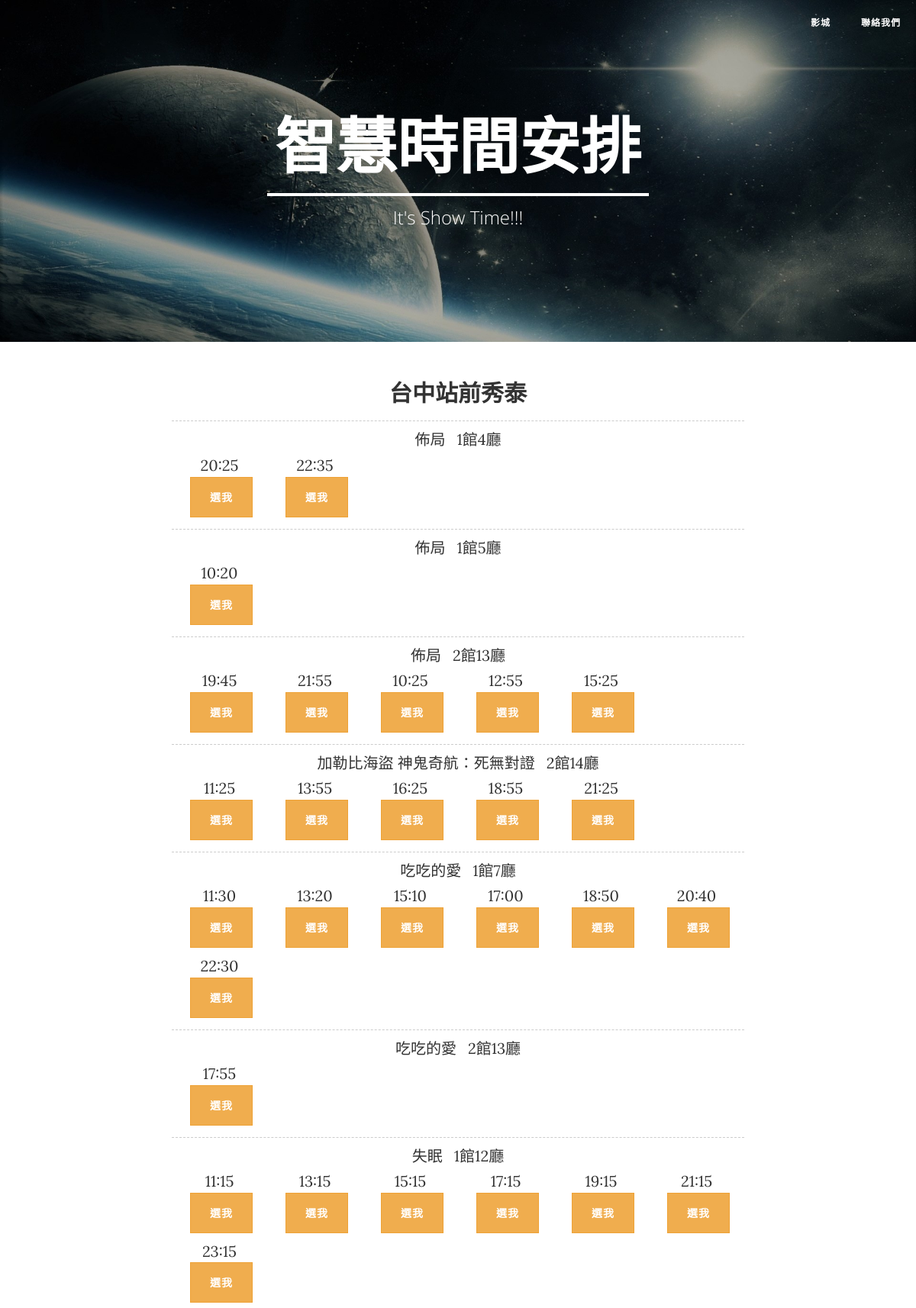
The page /timetable/53/台中站前秀泰 (upper part) on the database its author committed.
### main/models.py (models this page shows, shortened)
class Theater(models.Model):
	theater_name = models.CharField(max_length=30)
	theater_phone = models.CharField(max_length=15, blank=True)
	theater_loc = models.CharField(max_length=100, blank=True)
	theater_id = models.IntegerField()
	theater_url = models.CharField(max_length=200, blank=True)

class MoiveTimeTable(models.Model):
	movie_name = models.CharField(max_length=100)
	movie_loc = models.CharField(max_length=100)
	movie_date = models.CharField(max_length=100, blank=True)
	movie_time = models.CharField(max_length=100, blank=True)
	movie_info = models.ForeignKey(Movie, null=True)
	theater = models.ForeignKey(Theater, null=True)

### main/views.py (the view)
# urls.py: url(r'^timetable/(?P<id>\d+)/(?P<name>\S+)', views.timetable, name='timetable'),
def timetable(request, id, name):
	t = Theater.objects.filter(theater_id=id)
	movie = MoiveTimeTable.objects.filter(theater=t[0]).order_by('movie_name')
	movie_list = []
	movie_list_time = []
	for mlist in movie:
		if ((movie_list.count(mlist.movie_name)==0 and movie_list.count(mlist.movie_loc)==0)or movie_list.count(mlist.movie_loc)==0):
			movie_list_time.append(movie_list)
			movie_list = []
			movie_list.append(mlist.movie_name)
			movie_list.append(mlist.movie_loc)
		movie_list.append(mlist.movie_time)
	movie_list_time.append(movie_list)
	del movie_list_time[0]
	return render(request, 'timetable.html',{
		'movie_time':movie_list_time,
		'id':id,
		'name':name,
		})

### main/templates/timetable.html
{% extends "layout/base.html" %}
{% load static %}
{% block content %}
	<header class="intro-header" style="background-image: url({% static 'img/post-bg.jpg' %})">
        <div class="container">
            <div class="row">
                <div class="col-lg-8 col-lg-offset-2 col-md-10 col-md-offset-1">
                    <div class="page-heading">
                        <h1>智慧時間安排</h1>
                        <hr class="small">
                        <h2 class="subheading">It's Show Time!!!</h2>
                    </div>
                </div>
            </div>
        </div>
    </header>
    <h2 align="center">{{name}}</h2>
    {% include "layout/content-con.html" %}
{% endblock %}

### main/templates/layout/content-con.html (shortened to what this page needs)
{% load static %}
<article>
    <div class="container">
        <div class="row">
            <div class="col-lg-8 col-lg-offset-2 col-md-10 col-md-offset-1">
                {% for m in movie_time %}
                    <table class="hidden-xs" style="width: 100%; margin-top: 10px;">
                        <tbody>
                            <tr>
                                <td colspan="7" style="border-top: 1px dashed rgb(204, 204, 204); padding-top: 10px;">
                                    <span style="margin-right: 15px;">{{m.0}}</span>{{m.1}}
                                </td>
                            </tr>
                            <tr style="padding-top: 5px;">
                                {% if m.2 %}
                                <td style="width: 14%; padding: 5px 0px; text-align: center; vertical-align: middle; left center no-repeat;">
                                    <div>
                                        {{m.2 }}
                                        <button class="btn btn-warning btn-xs" style="vertical-align: bottom; margin-left: 5px;"  onclick="location.href='{% url 'abouts' id m.2 m.0 %}'">
                                        選我
                                        </button>
                                    </div>
                                </td>
                                {% else %}
                                 <td style="width: 14%; padding: 5px 0px; text-align: center; vertical-align: middle; background: url(&quot;../img/bg_time.gif&quot;) left center no-repeat;">
                                    <div>
                                    </div>
                                </td>
                                {% endif %}
                                {% if m.3 %}
                                <td style="width: 14%; padding: 5px 0px; text-align: center; vertical-align: middle; background: url(&quot;../img/bg_time.gif&quot;) left center no-repeat;">
                                    <div>
                                        {{m.3 }}
                                        <button class="btn btn-warning btn-xs" style="vertical-align: bottom; margin-left: 5px;"  onclick="location.href='{% url 'abouts' id m.3 m.0 %}'">
                                        選我
                                        </button>
                                    </div>
                                </td>
                                {% else %}
                                 <td style="width: 14%; padding: 5px 0px; text-align: center; vertical-align: middle; background: url(&quot;../img/bg_time.gif&quot;) left center no-repeat;">
                                </td>
                                {% endif %}
                                {% if m.4 %}
                                <td style="width: 14%; padding: 5px 0px; text-align: center; vertical-align: middle; background: url(&quot;../img/bg_time.gif&quot;) left center no-repeat;">
                                    <div>
                                        {{m.4 }}
                                        <button class="btn btn-warning btn-xs" style="vertical-align: bottom; margin-left: 5px;"  onclick="location.href='{% url 'abouts' id m.4 m.0 %}'">
                                        選我
                                        </button>
                                    </div>
                                </td>
                                {% else %}
                                 <td style="width: 14%; padding: 5px 0px; text-align: center; vertical-align: middle; background: url(&quot;../img/bg_time.gif&quot;) left center no-repeat;">
                                </td>
                                {% endif %}
                                {% if m.5 %}
                                <td style="width: 14%; padding: 5px 0px; text-align: center; vertical-align: middle; background: url(&quot;../img/bg_time.gif&quot;) left center no-repeat;">
                                    <div>
                                        {{m.5 }}
                                        <button class="btn btn-warning btn-xs" style="vertical-align: bottom; margin-left: 5px;"  onclick="location.href='{% url 'abouts' id m.5 m.0 %}'">
                                        選我
                                        </button>
                                    </div>
                                </td>
                                {% else %}
                                 <td style="width: 14%; padding: 5px 0px; text-align: center; vertical-align: middle; background: url(&quot;../img/bg_time.gif&quot;) left center no-repeat;">
                                </td>
                                {% endif %}
                                {% if m.6 %}
                                <td style="width: 14%; padding: 5px 0px; text-align: center; vertical-align: middle; background: url(&quot;../img/bg_time.gif&quot;) left center no-repeat;">
                                    <div>
                                        {{m.6 }}
                                        <button class="btn btn-warning btn-xs" style="vertical-align: bottom; margin-left: 5px;"  onclick="location.href='{% url 'abouts' id m.6 m.0 %}'">
                                        選我
                                        </button>
                                    </div>
                                </td>
                                {% else %}
                                 <td style="width: 14%; padding: 5px 0px; text-align: center; vertical-align: middle; background: url(&quot;../img/bg_time.gif&quot;) left center no-repeat;">
                                </td>
                                {% endif %}
                                {% if m.7 %}
                                <td style="width: 14%; padding: 5px 0px; text-align: center; vertical-align: middle; background: url(&quot;../img/bg_time.gif&quot;) left center no-repeat;">
                                    <div>
                                        {{m.7 }}
                                        <button class="btn btn-warning btn-xs" style="vertical-align: bottom; margin-left: 5px;"  onclick="location.href='{% url 'abouts' id m.7 m.0 %}'">
                                        選我
                                        </button>
                                    </div>
                                </td>
                                {% else %}
                                <td style="width: 14%; padding: 5px 0px; text-align: center; vertical-align: middle; background: url(&quot;../img/bg_time.gif&quot;) left center no-repeat;">
                                </td>
                                {% endif %}
                            </tr>
                            {% if m.8 %}
                            <tr style="padding-top: 5px;">
                                {% if m.8 %}
                                <td style="width: 14%; padding: 5px 0px; text-align: center; vertical-align: middle; background: url(&quot;../img/bg_time.gif&quot;) left center no-repeat;">
                                    <div>
                                        {{m.8 }}
                                        <button class="btn btn-warning btn-xs" style="vertical-align: bottom; margin-left: 5px;"  onclick="location.href='{% url 'abouts' id m.8 m.0 %}'">
                                        選我
                                        </button>
                                    </div>
                                </td>
                                {% else %}
                                 <td style="width: 14%; padding: 5px 0px; text-align: center; vertical-align: middle; background: url(&quot;../img/bg_time.gif&quot;) left center no-repeat;">
                                    <div>
                                    </div>
                                </td>
                                {% endif %}
                                {% if m.9 %}
                                <td style="width: 14%; padding: 5px 0px; text-align: center; vertical-align: middle; background: url(&quot;../img/bg_time.gif&quot;) left center no-repeat;">
                                    <div>
                                        {{m.9 }}
                                        <button class="btn btn-warning btn-xs" style="vertical-align: bottom; margin-left: 5px;"  onclick="location.href='{% url 'abouts' id m.9 m.0 %}'">
                                        選我
                                        </button>
                                    </div>
                                </td>
                                {% else %}
                                 <td style="width: 14%; padding: 5px 0px; text-align: center; vertical-align: middle; background: url(&quot;../img/bg_time.gif&quot;) left center no-repeat;">
                                </td>
                                {% endif %}
                                {% if m.10 %}
                                <td style="width: 14%; padding: 5px 0px; text-align: center; vertical-align: middle; background: url(&quot;../img/bg_time.gif&quot;) left center no-repeat;">
                                    <div>
                                        {{m.10 }}
                                        <button class="btn btn-warning btn-xs" style="vertical-align: bottom; margin-left: 5px;"  onclick="location.href='{% url 'abouts' id m.10 m.0 %}'">
                                        選我
                                        </button>
                                    </div>
                                </td>
                                {% else %}
                                 <td style="width: 14%; padding: 5px 0px; text-align: center; vertical-align: middle; background: url(&quot;../img/bg_time.gif&quot;) left center no-repeat;">
                                </td>
                                {% endif %}
                                {% if m.11 %}
                                <td style="width: 14%; padding: 5px 0px; text-align: center; vertical-align: middle; background: url(&quot;../img/bg_time.gif&quot;) left center no-repeat;">
                                    <div>
                                        {{m.11 }}
                                        <button class="btn btn-warning btn-xs" style="vertical-align: bottom; margin-left: 5px;"  onclick="location.href='{% url 'abouts' id m.11 m.0 %}'">
                                        選我
                                        </button>
                                    </div>
                                </td>
                                {% else %}
                                 <td style="width: 14%; padding: 5px 0px; text-align: center; vertical-align: middle; background: url(&quot;../img/bg_time.gif&quot;) left center no-repeat;">
                                </td>
                                {% endif %}
                                {% if m.12 %}
                                <td style="width: 14%; padding: 5px 0px; text-align: center; vertical-align: middle; background: url(&quot;../img/bg_time.gif&quot;) left center no-repeat;">
                                    <div>
                                        {{m.12 }}
                                        <button class="btn btn-warning btn-xs" style="vertical-align: bottom; margin-left: 5px;"  onclick="location.href='{% url 'abouts' id m.12 m.0 %}'">
                                        選我
                                        </button>
                                    </div>
                                </td>
                                {% else %}
                                 <td style="width: 14%; padding: 5px 0px; text-align: center; vertical-align: middle; background: url(&quot;../img/bg_time.gif&quot;) left center no-repeat;">
                                </td>
                                {% endif %}
                                {% if m.13 %}
                                <td style="width: 14%; padding: 5px 0px; text-align: center; vertical-align: middle; background: url(&quot;../img/bg_time.gif&quot;) left center no-repeat;">
                                    <div>
                                        {{m.13 }}
                                        <button class="btn btn-warning btn-xs" style="vertical-align: bottom; margin-left: 5px;"  onclick="location.href='{% url 'abouts' id m.13 m.0 %}'">
                                        選我
                                        </button>
                                    </div>
                                </td>
                                {% else %}
                                 <td style="width: 14%; padding: 5px 0px; text-align: center; vertical-align: middle; background: url(&quot;../img/bg_time.gif&quot;) left center no-repeat;">
                                </td>
                                {% endif %}
                            </tr>
                            {% endif %}
                        </tbody>
                    </table>
                {% endfor %}
            </div>
        </div>
    </div>
</article>

### rows shown on the page
Theater: theater_name "台中站前秀泰"
MoiveTimeTable: movie_name "佈局", movie_loc "1館4廳", movie_time "20:25"
MoiveTimeTable: movie_time "22:35"
MoiveTimeTable: movie_name "佈局", movie_loc "1館5廳", movie_time "10:20"
MoiveTimeTable: movie_name "佈局", movie_loc "2館13廳", movie_time "19:45"
MoiveTimeTable: movie_time "21:55"
MoiveTimeTable: movie_time "10:25"
MoiveTimeTable: movie_time "12:55"
MoiveTimeTable: movie_time "15:25"
MoiveTimeTable: movie_name "加勒比海盜 神鬼奇航：死無對證", movie_loc "2館14廳", movie_time "11:25"
MoiveTimeTable: movie_time "13:55"
MoiveTimeTable: movie_time "16:25"
MoiveTimeTable: movie_time "18:55"
MoiveTimeTable: movie_time "21:25"
MoiveTimeTable: movie_name "吃吃的愛", movie_loc "1館7廳", movie_time "11:30"
MoiveTimeTable: movie_time "13:20"
MoiveTimeTable: movie_time "15:10"
MoiveTimeTable: movie_time "17:00"
MoiveTimeTable: movie_time "18:50"
MoiveTimeTable: movie_time "20:40"
MoiveTimeTable: movie_time "22:30"
MoiveTimeTable: movie_name "吃吃的愛", movie_loc "2館13廳", movie_time "17:55"
MoiveTimeTable: movie_name "失眠", movie_loc "1館12廳", movie_time "11:15"
MoiveTimeTable: movie_time "13:15"
MoiveTimeTable: movie_time "15:15"
MoiveTimeTable: movie_time "17:15"
MoiveTimeTable: movie_time "19:15"
MoiveTimeTable: movie_time "21:15"
MoiveTimeTable: movie_time "23:15"
